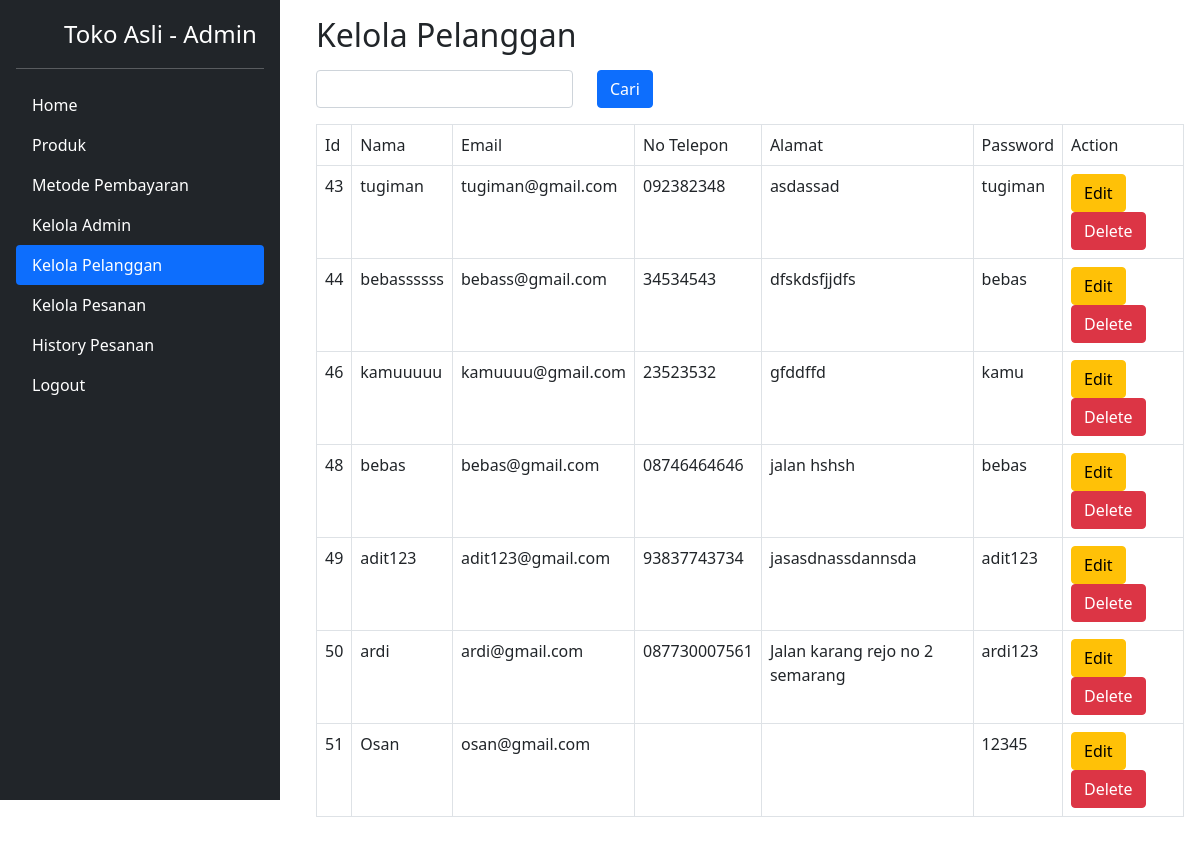
Page /admin/kelolapelanggan.php (signed in) on the committed database.
### tables this page shows
CREATE TABLE `users` (
  `id` int(11) NOT NULL,
  `name` varchar(255) NOT NULL,
  `email` varchar(255) NOT NULL,
  `password` varchar(255) NOT NULL,
  `phone` varchar(20) NOT NULL,
  `address` varchar(255) NOT NULL,
  `role` varchar(10) NOT NULL,
  `created_at` datetime NOT NULL DEFAULT current_timestamp(),
  `updated_at` datetime NOT NULL DEFAULT current_timestamp(),
  `deleted_at` datetime DEFAULT NULL
);

### admin/kelolapelanggan.php (the view, shortened to what this page needs)
<!DOCTYPE html>
<html lang="en">
<head>
    <link href="https://cdn.jsdelivr.net/npm/bootstrap@5.0.2/dist/css/bootstrap.min.css" rel="stylesheet">
</head>
<body>
    <?php
    include "menu.php";
    ?>
    <div class="d-flex flex-column w-100" style="padding-left: 300px">
        <div class="container p-3">
        <h2>Kelola Pelanggan</h2>
            <div>
            <form action="" method="POST" class="row mt-3 mb-3">
                <div class="col-auto">
                    <input type="text" class="form-control" id="search" name="search">
                </div>
                <div class="col-auto">
                    <button type="submit" class="btn btn-primary">Cari</button>
                </div>
            </form>
            </div>
            <table class="table table-bordered">
                <tr>
                    <td>Id</td>
                    <td>Nama</td>
                    <td>Email</td>
                    <td>No Telepon</td>
                    <td>Alamat</td>
                    <td>Password</td>
                    <td>Action</td>
                </tr>
                <?php
                include "../config.php";
                if(isset($_POST['search'])) {
                    $inputan = $_POST['search'];
                    $query = "SELECT * FROM users WHERE role != 'admin' and deleted_at is null AND name LIKE '%$inputan%'";
                } else {
                    $query = "SELECT * FROM users WHERE role != 'admin' AND deleted_at is null";
                }
                $result=mysqli_query($connection, $query);
                $kelolapelanggan=mysqli_fetch_array($result, MYSQLI_ASSOC);
                if($kelolapelanggan !== null) {
                    do {
                ?>
                    <tr>
                        <td><?php echo $kelolapelanggan['id'] ?></td>
                        <td><?php echo $kelolapelanggan['name'] ?></td>
                        <td><?php echo $kelolapelanggan['email'] ?></td>
                        <td><?php echo $kelolapelanggan['phone'] ?></td>
                        <td><?php echo $kelolapelanggan['address'] ?></td>
                        <td><?php echo $kelolapelanggan['password'] ?></td>
                        <td>
                            <a href="editkelolapelanggan.php?id=<?= $kelolapelanggan['id'] ?>" class="btn btn-warning">Edit</a>
                            <a href="act_deletekelolapelanggan.php?id=<?= $kelolapelanggan['id'] ?>" class="btn btn-danger" onclick="confirmDelete(event)">Delete</a>
                        </td>
                    </tr>
                <?php
                    $kelolapelanggan=mysqli_fetch_array($result, MYSQLI_ASSOC);
                } while ($kelolapelanggan !== null);
            }
            ?>
            </table>
</body>
</html>

### admin/menu.php (style rules this page uses)
html { height: -webkit-fill-available; }
body { display: flex; flex-wrap: nowrap; min-height: 100vh; min-height: -webkit-fill-available; height: -webkit-fill-available; overflow-x: auto; }

### rows in the picture
users: id "43", name "tugiman", email "tugiman@gmail.com", phone "092382348", address "asdassad", password "tugiman"
users: id "44", name "bebassssss", email "bebass@gmail.com", phone "34534543", address "dfskdsfjjdfs", password "bebas"
users: id "46", name "kamuuuuu", email "kamuuuu@gmail.com", phone "23523532", address "gfddffd", password "kamu"
users: id "48", name "bebas", email "bebas@gmail.com", phone "08746464646", address "jalan hshsh", password "bebas"
users: id "49", name "adit123", email "adit123@gmail.com", phone "93837743734", address "jasasdnassdannsda", password "adit123"
users: id "50", name "ardi", email "ardi@gmail.com", phone "087730007561", address "Jalan karang rejo no 2 semarang", password "ardi123"
users: id "51", name "Osan", email "osan@gmail.com", password "12345"
